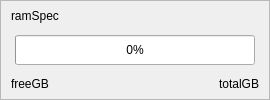
             <widget class="QFrame" name="Ram_frame">
              <property name="minimumSize">
               <size>
                <width>270</width>
                <height>0</height>
               </size>
              </property>
              <property name="maximumSize">
               <size>
                <width>270</width>
                <height>16777215</height>
               </size>
              </property>
              <property name="frameShape">
               <enum>QFrame::Shape::StyledPanel</enum>
              </property>
              <property name="frameShadow">
               <enum>QFrame::Shadow::Raised</enum>
              </property>
              <layout class="QVBoxLayout" name="Ram_frame_layout">
               <property name="spacing">
                <number>5</number>
               </property>
               <property name="leftMargin">
                <number>5</number>
               </property>
               <property name="topMargin">
                <number>5</number>
               </property>
               <property name="rightMargin">
                <number>5</number>
               </property>
               <property name="bottomMargin">
                <number>5</number>
               </property>
               <item>
                <layout class="QVBoxLayout" name="ram_layout" stretch="0,2,1">
                 <property name="spacing">
                  <number>5</number>
                 </property>
                 <property name="sizeConstraint">
                  <enum>QLayout::SizeConstraint::SetFixedSize</enum>
                 </property>
                 <property name="leftMargin">
                  <number>5</number>
                 </property>
                 <property name="topMargin">
                  <number>0</number>
                 </property>
                 <property name="rightMargin">
                  <number>5</number>
                 </property>
                 <property name="bottomMargin">
                  <number>0</number>
                 </property>
                 <item>
                  <widget class="QLabel" name="name_ram">
                   <property name="minimumSize">
                    <size>
                     <width>0</width>
                     <height>20</height>
                    </size>
                   </property>
                   <property name="maximumSize">
                    <size>
                     <width>16777215</width>
                     <height>20</height>
                    </size>
                   </property>
                   <property name="text">
                    <string>ramSpec</string>
                   </property>
                  </widget>
                 </item>
                 <item alignment="Qt::AlignmentFlag::AlignHCenter|Qt::AlignmentFlag::AlignVCenter">
                  <widget class="QProgressBar" name="progressBar_ram">
                   <property name="sizePolicy">
                    <sizepolicy hsizetype="Preferred" vsizetype="Preferred">
                     <horstretch>0</horstretch>
                     <verstretch>0</verstretch>
                    </sizepolicy>
                   </property>
                   <property name="minimumSize">
                    <size>
                     <width>240</width>
                     <height>30</height>
                    </size>
                   </property>
                   <property name="maximumSize">
                    <size>
                     <width>240</width>
                     <height>30</height>
                    </size>
                   </property>
                   <property name="value">
                    <number>0</number>
                   </property>
                   <property name="alignment">
                    <set>Qt::AlignmentFlag::AlignCenter</set>
                   </property>
                   <property name="textVisible">
                    <bool>true</bool>
                   </property>
                   <property name="orientation">
                    <enum>Qt::Orientation::Horizontal</enum>
                   </property>
                   <property name="invertedAppearance">
                    <bool>false</bool>
                   </property>
                   <property name="textDirection">
                    <enum>QProgressBar::Direction::TopToBottom</enum>
                   </property>
                   <property name="format">
                    <string>%p%</string>
                   </property>
                  </widget>
                 </item>
                 <item>
                  <layout class="QHBoxLayout" name="lable_GB_ram" stretch="0,0">
                   <property name="spacing">
                    <number>0</number>
                   </property>
                   <property name="sizeConstraint">
                    <enum>QLayout::SizeConstraint::SetFixedSize</enum>
                   </property>
                   <item>
                    <widget class="QLabel" name="value_freeGB_ram_label">
                     <property name="minimumSize">
                      <size>
                       <width>0</width>
                       <height>20</height>
                      </size>
                     </property>
                     <property name="maximumSize">
                      <size>
                       <width>16777215</width>
                       <height>20</height>
                      </size>
                     </property>
                     <property name="text">
                      <string>freeGB</string>
                     </property>
                    </widget>
                   </item>
                   <item>
                    <widget class="QLabel" name="value_totalGB_ram_lable">
                     <property name="minimumSize">
                      <size>
                       <width>0</width>
                       <height>20</height>
                      </size>
                     </property>
                     <property name="maximumSize">
                      <size>
                       <width>16777215</width>
                       <height>20</height>
                      </size>
                     </property>
                     <property name="text">
                      <string>totalGB</string>
                     </property>
                     <property name="alignment">
                      <set>Qt::AlignmentFlag::AlignRight|Qt::AlignmentFlag::AlignTrailing|Qt::AlignmentFlag::AlignVCenter</set>
                     </property>
                    </widget>
                   </item>
                  </layout>
                 </item>
                </layout>
               </item>
              </layout>
             </widget>
